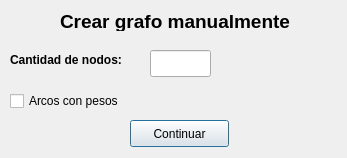
<?xml version="1.0" encoding="UTF-8"?>
<ui version="4.0">
 <class>ManualGraph</class>
 <widget class="QDialog" name="ManualGraph">
  <property name="geometry">
   <rect>
    <x>0</x>
    <y>0</y>
    <width>347</width>
    <height>158</height>
   </rect>
  </property>
  <property name="windowTitle">
   <string>Dialog</string>
  </property>
  <widget class="QLabel" name="label">
   <property name="geometry">
    <rect>
     <x>60</x>
     <y>10</y>
     <width>251</width>
     <height>21</height>
    </rect>
   </property>
   <property name="text">
    <string>&lt;html&gt;&lt;head/&gt;&lt;body&gt;&lt;p&gt;&lt;span style=&quot; font-size:14pt; font-weight:600;&quot;&gt;Crear grafo manualmente &lt;/span&gt;&lt;/p&gt;&lt;/body&gt;&lt;/html&gt;</string>
   </property>
  </widget>
  <widget class="QPushButton" name="cont">
   <property name="geometry">
    <rect>
     <x>130</x>
     <y>120</y>
     <width>99</width>
     <height>27</height>
    </rect>
   </property>
   <property name="text">
    <string>Continuar</string>
   </property>
  </widget>
  <widget class="QLineEdit" name="nodesTXT">
   <property name="geometry">
    <rect>
     <x>150</x>
     <y>50</y>
     <width>61</width>
     <height>27</height>
    </rect>
   </property>
  </widget>
  <widget class="QLabel" name="label_2">
   <property name="geometry">
    <rect>
     <x>10</x>
     <y>50</y>
     <width>141</width>
     <height>21</height>
    </rect>
   </property>
   <property name="text">
    <string>&lt;html&gt;&lt;head/&gt;&lt;body&gt;&lt;p&gt;&lt;span style=&quot; font-weight:600;&quot;&gt;Cantidad de nodos:&lt;/span&gt;&lt;/p&gt;&lt;/body&gt;&lt;/html&gt;</string>
   </property>
  </widget>
  <widget class="QCheckBox" name="weights">
   <property name="geometry">
    <rect>
     <x>10</x>
     <y>90</y>
     <width>141</width>
     <height>22</height>
    </rect>
   </property>
   <property name="text">
    <string>Arcos con pesos</string>
   </property>
  </widget>
 </widget>
 <resources/>
 <connections/>
</ui>
